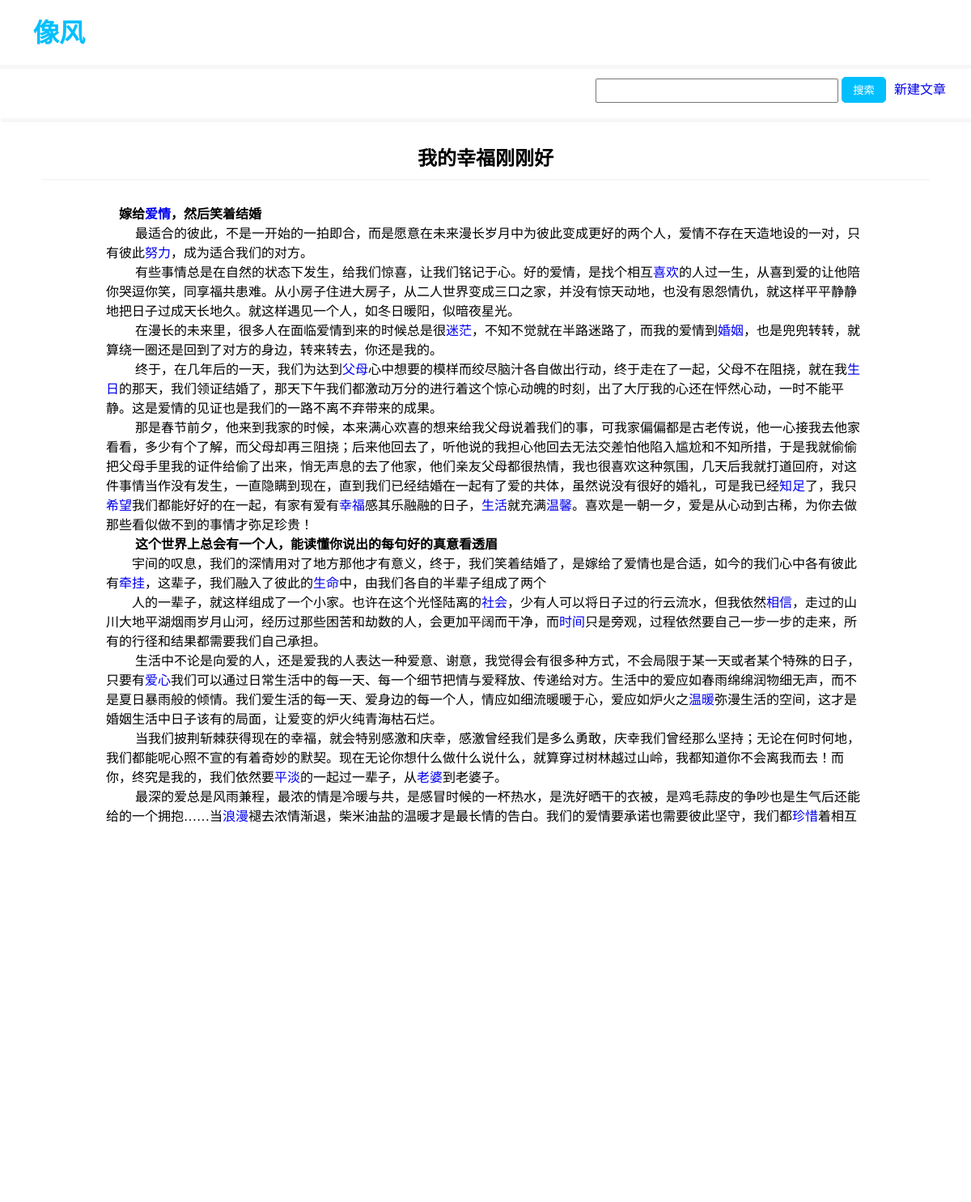
The page /post/detail/?aid=20 on the database its author committed.
### post/models.py (models this page shows, shortened)
class Article(models.Model):
    title = models.CharField(max_length=128)
    date = models.DateTimeField(auto_now_add=True)
    content = models.TextField()
    @property
    def tags(self):
        tags = Realtion_Article_Tags.objects.filter(aid=self.id).only('tid')
        tag_ids = [t.tid for t in tags]
        return Tags.objects.filter(id__in=tag_ids)

### post/helper.py (the view)
    def wrap1(request, *args, **kwargs):
        response = viem_func(request, *args, **kwargs)
        if response.status_code == 200:
            ip = request.META['REMOTE_ADDR']
            aid = request.GET.get('aid')
            logger.info('%s %s' % (ip, aid))
        return response

### post/helper.py (called while the page is built)
def set_click_num(aid, count=1):
    rds.zincrby('article-click', aid, count)

def statistic(viem_func):
    def wrap1(request, *args, **kwargs):
        response = viem_func(request, *args, **kwargs)
        if response.status_code == 200:
            ip = request.META['REMOTE_ADDR']
            aid = request.GET.get('aid')
            logger.info('%s %s' % (ip, aid))
        return response
    return wrap1

### post/views.py (called while the page is built)
@statistic
def detail(request):
    aid = request.GET.get('aid')
    if aid:
        article = Article.objects.get(id=aid)
        comments = Comment.objects.filter(aid=article.id)
        set_click_num(aid)
        return render(request, 'detail.html', {'article': article, 'comments': comments})
    else:
        return redirect('/post/index/')

### post/templates/detail.html (shortened to what this page needs)
{% extends 'base.html' %}
{% block content%}
    {% if article %}
        <li style="padding-left: 50px;padding-right: 50px;padding-top: 20px;;">
            <div style="width: 100%;text-align: center;height: 50px;line-height: 50px;">
                <h2 style="font-family: '楷体'">{{ article.title }}</h2><hr style="margin-bottom: 10px;" color="#F7F7F7">
            </div>
            <div style="margin-top: 30px;padding-left: 80px;padding-right: 80px;">
                <article>
                {% autoescape off %}
                    {{ article.content }}
                {% endautoescape %}
                </article>
            </div>
        </li>
        <span style="float: right; margin-right: 20px"><a href="/post/editor/?aid={{ article.id }}">编辑</a>&nbsp;&nbsp;<a href="/post/delete/?aid={{ article.id }}">删除</a></span></span>
    {% endif %}
    <li style="margin-top: 10px;font-size: 15px;color: gray;position: absolute; left: 50px;bottom: 20px">
        {% for tag in article.tags %}
            <a href="#">{{ tag.name }}&nbsp;&nbsp;</a>
        {% endfor %}
    </li>
{% endblock %}
{% block other %}
    <li style="padding-left: 50px; padding-top: 20px; margin-top: 20px;">
        <form action="/post/comment/{{ article.id }}/" method="post">
            <span style="float: left">评论内容:&nbsp;</span><textarea name="comment" rows="10" cols="80"></textarea><br>
            <input type="submit" value="评论" style="width: 50px;height: 30px;margin-bottom: 20px"><br>
        </form>
    </li>
{% endblock %}

### post/static/style.css (style rules this page uses)
* { margin: 0; padding: 0; box-sizing: border-box; text-decoration: none; list-style: none; }
body { background-color: #F7F7F7; }

### rows shown on the page
Article: title "我的幸福刚刚好", content "嫁给 爱情 ，然后笑着结婚 最适合的彼此，不是一开始的一拍即合，而是愿意在未来漫长岁月中为彼此变成更好的两个人，爱情不存在天造地设的一对，只有彼此 努力 ，成为适合我们的对方。 有些事情总是在自然的状态下发生，给我们惊喜，让我们铭记于心。好的爱情，是找个相互 喜欢 的人过一生，从喜到爱的让他陪你哭逗你笑，同享福共患难。从小房子住进大房子，从二人世界变成三口之家，并没有惊天动地，也没有恩怨情仇，就这样平平静静地把日子过成天长地久。就这样遇见一个人，如冬日暖阳，似暗夜星光。 在漫长的未来里，很多人在面临爱情到来的时候总是很 迷茫 ，不知不觉就在半路迷路了，而我的爱情到 婚姻 ，也是兜兜转转，就算绕一圈还是回到了对方的身边，转来转去，你还是我的。 终于，在几年后的一天，我们为达到 父母 心中想要的模样而绞尽脑汁各自做出行动，终于走在了一起，父母不在阻挠，就在我 生日 的那天，我们领证结婚了，那天下午我们都激动万分的进行着这个惊心动魄的时刻，出了大厅我的心还在怦然心动，一时不能平静。这是爱情的见证也是我们的一路不离不弃带来的成果。 那是春节前夕，他来到我家的时候，本来满心欢喜的想来给我父母说着我们的事，可我家偏偏都是古老传说，他一心接我去他家看看，多少有个了解，而父母却再三阻挠；后来他回去了，听他说的我担心他回去无法交差怕他陷入尴尬和不知所措，于是我就偷偷把父母手里我的证件给偷了出来，悄无声息的去了他家，他们亲友父母都很热情，我也很喜欢这种氛围，几天后我就打道回府，对这件事情当作没有发生，一直隐瞒到现在，直到我们已经结婚在一起有了爱的共体，虽然说没有很好的婚礼，可是我已经 知足…"
